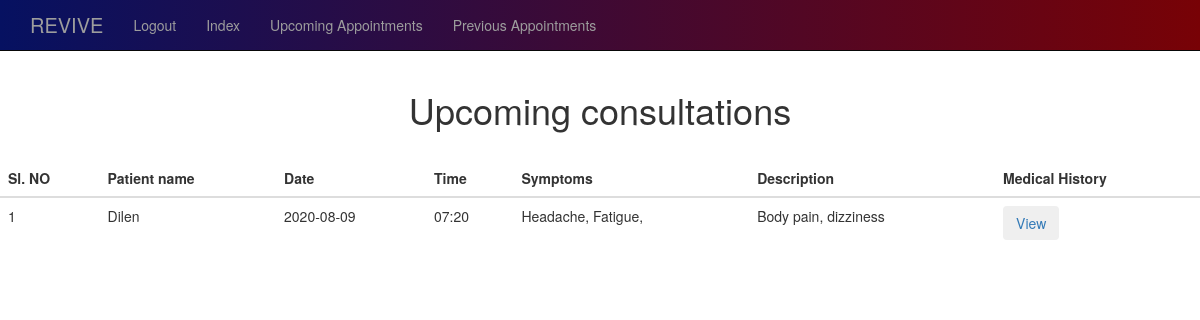
Page /upcomingAppointment (signed in) on the committed database.
### app.py (models this page shows)
class Appointment(db.Model):
    id = db.Column(db.Integer, primary_key=True)
    doc_name = db.Column(db.String(50))
    patient_name = db.Column(db.String(50))
    desc = db.Column(db.String(50))
    symptoms = db.Column(db.String(75))
    dept = db.Column(db.String(15))
    date = db.Column(db.Integer)
    time = db.Column(db.Integer)
    status = db.Column(db.String(15), default='Pending')
    created_by_patient = db.Column(db.Integer, db.ForeignKey('patient.id'))
    created_by_doc = db.Column(db.Integer, db.ForeignKey('doctor.id'))

### app.py (the view)
@app.route('/upcomingAppointment')
def upcomingAppointment():
    doc_id = session['doctor']
    doc_name = Doctor.query.get(doc_id).name
    print(doc_id,'doc_id', doc_name, 'doc_name')
    cnf_appointments = Appointment.query.filter_by(doc_name=doc_name, status='Confirmed').all()
    print(cnf_appointments)
    return render_template('upcomingAppointment.html', cnf_appointments=cnf_appointments)

### templates/upcomingAppointment.html
{% extends 'dbase.html' %}
{% block body %}
<b><h1 style="text-align: center;">Upcoming consultations</h1></b>
<br>
{% if cnf_appointments %}
<table  class="table table-hover">
    <thead>
        <tr>
            <th scope="col">Sl. NO</th>
            <th scope="col">Patient name</th>
            <th scope="col">Date</th>
            <th scope="col">Time</th>
            <th scope="col">Symptoms</th>
            <th scope="col">Description</th>
            <th scope="col">Medical History</th>
        </tr>
    </thead>
    <tbody>
        {% for appointment in cnf_appointments %}
            <tr>
                <td scope="row">{{appointment.id}}</td>
                <td>{{appointment.patient_name}}</td>
                <td> {{appointment.date}}</td>
                <td>{{appointment.time}}</td>
                <td>{{appointment.symptoms}}</td>
                <td>{{appointment.desc}}</td>
                <td>
                    <button type="button" class="btn btn-light"><a href="{{ url_for('docViewHistory', id=appointment.created_by_patient)}}" style="text-decoration: none;">View</a></button>
                </td>
            </tr>
        {% endfor %}
    </tbody>
</table>
{% else %}
    <h4>No upcoming appointments!</h4>
{% endif %}
{% endblock %}

### templates/dbase.html (style rules this page uses)
body { background: url('https://www.xmple.com/wallpaper/linear-white-gradient-highlight-pink-1920x1080-c2-ffffff-ffb6c1-l-50-a-30-f-21.svg'); background-repeat: no-repeat; background-size: cover; }

### rows in the picture
Appointment: id "1", patient_name "Dilen", date "2020-08-09", time "07:20", symptoms "Headache, Fatigue,", desc "Body pain, dizziness"
